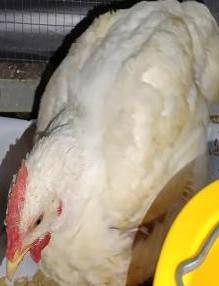
#> input picture data/working/dataset/test/not_stress/not_stress_0001.jpg, 219 x 286 px, found by its file name; its folder holds only this picture in this run
$ jupyter execute 04_inference.ipynb   (older library calls are emulated)
#> lines starting #> are read from the running program, lines starting #| are printed output that depends on the picture
# ChickenStress — 04. Image Quality Gate (Inference / Produksi)
### Bagian 4 dari 4 (`01_image_processing.ipynb` → `02_models.ipynb` → `03_evaluate.ipynb` → `04_inference.ipynb`)

Notebook ini **terpisah dari alur training** (01–03) karena memang beda konteks: 01–03 memproses **dataset statis** untuk melatih & mengevaluasi model, sedangkan notebook ini berisi komponen **BAGIAN B** dari `alur_deteksi_stres_ayam.md` — Image Quality Gate yang jalan **saat model sudah dipasang di kandang**, memfilter frame dari kamera secara real-time sebelum masuk ke model.

Tidak ada dependency ke notebook 01–03 di sini kecuali contoh path dataset test untuk demo (opsional, bisa diganti ke stream kamera sungguhan).

[cell 1]
import os
import cv2
import numpy as np
import pandas as pd
from collections import deque, Counter

# Ganti ke path dataset kerja kamu (hasil dari 01_image_processing.ipynb) kalau mau demo pakai contoh nyata,
# atau abaikan sepenuhnya kalau notebook ini langsung dihubungkan ke stream kamera produksi.
WORK_DIR = os.path.join(r"E:\Magang DSC\Code - Image Classification Workflow", "Data_working")
DEST = os.path.join(WORK_DIR, "dataset")

[cell 2]
import cv2

def quality_score(img_bgr, blur_threshold=100, dark_thresh=40, bright_thresh=215):
    """[A] Quality Scoring -- dijalankan cepat, TANPA deep learning, di edge device
    sebelum citra dikirim ke model klasifikasi. Metrik sama seperti validasi Step 1
    (blur score / brightness), tapi fungsinya di sini bukan untuk *membuang dari
    dataset*, melainkan untuk *memutuskan aksi berikutnya* terhadap frame yang lewat."""
    if img_bgr is None:
        return {"ok": False, "issues": ["gagal_dibaca_atau_blank"]}

    gray = cv2.cvtColor(img_bgr, cv2.COLOR_BGR2GRAY)
    laplacian_var = cv2.Laplacian(gray, cv2.CV_64F).var()
    brightness = float(gray.mean())
    is_blank = bool(gray.std() < 3)  # deteksi occlusion/blank frame sederhana

    issues = []
    if laplacian_var < blur_threshold:
        issues.append("blur")
    if brightness < dark_thresh:
        issues.append("terlalu_gelap")
    if brightness > bright_thresh:
        issues.append("terlalu_terang")
    if is_blank:
        issues.append("blank_or_occluded")

    return {
        "ok": len(issues) == 0,
        "laplacian_var": laplacian_var,
        "brightness": brightness,
        "is_blank": is_blank,
        "issues": issues,
    }

[cell 3]
def enhance_image(img_bgr):
    """[C] Perbaikan ringan (lightweight enhancement) untuk frame yang gagal quality
    check tapi masih berpotensi diselamatkan: CLAHE (kontras lokal, terutama untuk
    citra gelap), denoising ringan, sharpening ringan.
    PENTING: enhancement ini HANYA diterapkan di inference, TIDAK menggantikan
    augmentasi training di Step 4 -- augmentasi training tetap dipertahankan supaya
    model sejak awal terbiasa dengan variasi kualitas, tidak bergantung pada
    perbaikan di sisi inference."""
    lab = cv2.cvtColor(img_bgr, cv2.COLOR_BGR2LAB)
    l, a, b = cv2.split(lab)
    clahe = cv2.createCLAHE(clipLimit=2.0, tileGridSize=(8, 8))
    l = clahe.apply(l)
    enhanced = cv2.cvtColor(cv2.merge((l, a, b)), cv2.COLOR_LAB2BGR)

    enhanced = cv2.fastNlMeansDenoisingColored(
        enhanced, None, h=5, hColor=5, templateWindowSize=7, searchWindowSize=21
    )

    sharpen_kernel = np.array([[0, -1, 0], [-1, 5, -1], [0, -1, 0]])
    enhanced = cv2.filter2D(enhanced, -1, sharpen_kernel)

    return enhanced

[cell 4]
quality_skip_log = []  # [D]: log frame yang di-skip -- umpan balik ke WP A (monitoring kesehatan perangkat IoT)

def image_quality_gate(image_path, camera_id="unknown", kandang_id="unknown", blur_threshold=100):
    """Orkestrasi [A] -> [B]/[C] -> [D] untuk satu frame.
    Return: (frame_siap_pakai: np.ndarray | None, status: 'ok' | 'enhanced' | 'skipped')"""
    img_bgr = cv2.imread(image_path)
    score = quality_score(img_bgr, blur_threshold=blur_threshold)

    if score["ok"]:
        return img_bgr, "ok"  # [B] lanjut ke model

    enhanced = enhance_image(img_bgr)
    score_after = quality_score(enhanced, blur_threshold=blur_threshold)
    if score_after["ok"]:
        return enhanced, "enhanced"  # [C] berhasil diperbaiki -> [B] lanjut ke model

    # [D] masih buruk setelah diperbaiki -> skip, catat untuk monitoring
    quality_skip_log.append({
        "image_path": image_path,
        "camera_id": camera_id,
        "kandang_id": kandang_id,
        "issues_before": score["issues"],
        "issues_after": score_after["issues"],
    })
    return None, "skipped"

[cell 5]
# Demo Image Quality Gate pada beberapa citra contoh dari dataset/test
demo_dir = os.path.join(DEST, "test")
demo_files = []
for cls in sorted(os.listdir(demo_dir)):
    cls_folder = os.path.join(demo_dir, cls)
    demo_files += [os.path.join(cls_folder, f) for f in os.listdir(cls_folder)[:5]]
#> pass 2 of the loop `for cls in sorted(os.listdir(demo_dir)):`:

gate_results = []
for path in demo_files:
    _, status = image_quality_gate(path, camera_id="cam01", kandang_id="kandang01")
#> in image_quality_gate, img_bgr is the input picture: shape (286, 219, 3); mean B, G, R 123.5, 150.9, 164.2
#> in quality_score, `gray = cv2.cvtColor(img_bgr, cv2.COLOR_BGR2GRAY)`:
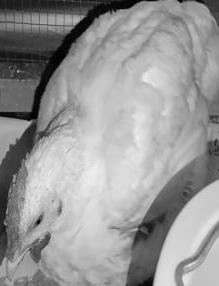
#> gray: shape (286, 219); min 0, max 240, mean 151.8
#> in quality_score, `laplacian_var = cv2.Laplacian(gray, cv2.CV_64F).var()`: laplacian_var = 294.3
#> in quality_score, `brightness = float(gray.mean())`: brightness = 151.8
#> in quality_score, `is_blank = bool(gray.std() < 3)`: is_blank = False
#> in image_quality_gate, `score = quality_score(img_bgr, blur_threshold=blur_threshold)`: score = {'ok': True, 'laplacian_var': 294.3, 'brightness': 151.8, 'is_blank': False, 'issues': []}
#> status = 'ok'
    gate_results.append({"file": os.path.basename(path), "status": status})
#> pass 2 of the loop `for path in demo_files:`:
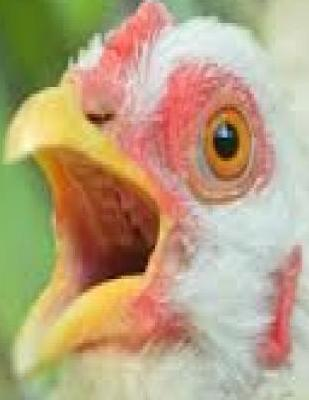
#> input picture data/working/dataset/test/stress/stress_0001.jpg, 309 x 400 px, found by its file name
#> in image_quality_gate, img_bgr is the input picture: shape (400, 309, 3); mean B, G, R 128, 162.6, 183.5
#> in quality_score (call 2), `gray = cv2.cvtColor(img_bgr, cv2.COLOR_BGR2GRAY)`:
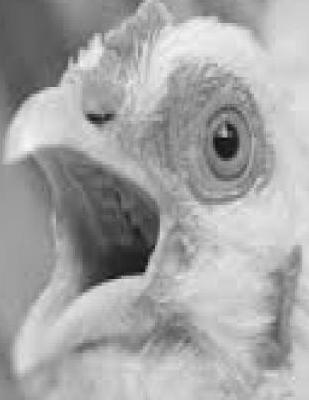
#> gray: shape (400, 309); min 10, max 249, mean 164.9
#> laplacian_var = 98.84
#> brightness = 164.9
#> score = {'ok': False, 'laplacian_var': 98.84, 'brightness': 164.9, 'is_blank': False, 'issues': ['blur']}
#> lab: shape (400, 309, 3); mean of channels 0, 1, 2 173.9, 131.6, 149.8
#> in quality_score (call 3), `gray = cv2.cvtColor(img_bgr, cv2.COLOR_BGR2GRAY)`:
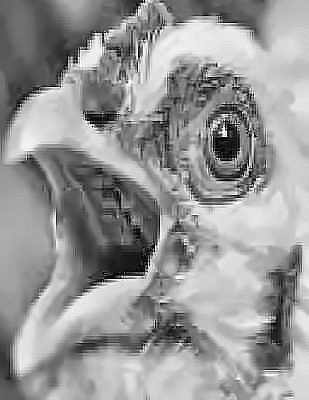
#> gray: shape (400, 309); min 0, max 255, mean 151.1
#> laplacian_var = 2829.3
#> brightness = 151.1
#> score_after = {'ok': True, 'laplacian_var': 2829.3, 'brightness': 151.1, 'is_blank': False, 'issues': []}
#> status = 'enhanced'

gate_results_df = pd.DataFrame(gate_results)
#> gate_results_df = table of 2 rows and 2 columns
print("Ringkasan status Quality Gate:")
display(gate_results_df["status"].value_counts())
display(gate_results_df.head(10))

skip_log_df = pd.DataFrame(quality_skip_log)
print(f"\nFrame di-skip: {len(skip_log_df)} dari {len(demo_files)} contoh")
if len(skip_log_df) > 0:
    display(skip_log_df)

## Confidence Gate & Voting Temporal ([F])

Setelah frame lolos quality gate dan diinferensi oleh model ([E], lihat `03_evaluate.ipynb`), prediksi dengan confidence rendah **tidak langsung memicu alarm** -- sistem menunggu beberapa frame berikutnya dan memakai voting/agregasi temporal (mayoritas dari beberapa frame berturut-turut) sebelum status "berisiko" dikonfirmasi ke dashboard/WhatsApp. Ambang confidence idealnya dikalibrasi dari ECE/Brier score (lihat evaluasi kalibrasi di `03_evaluate.ipynb`).

[cell 6]
from collections import deque, Counter

def make_temporal_voter(window_size=5, confidence_threshold=0.6, min_votes_for_alert=3):
    """[F] Confidence Gate & Voting Temporal.
    - confidence < confidence_threshold -> diabaikan, tunggu frame berikutnya (tidak masuk window).
    - Setelah window penuh, alarm dipicu hanya jika mayoritas window = 'stress'
      (>= min_votes_for_alert dari window_size), mengurangi false alarm akibat satu frame buruk."""
    window = deque(maxlen=window_size)

    def update(label, confidence):
        if confidence < confidence_threshold:
            return {"trigger_alert": False, "reason": "confidence_rendah_tunggu_frame_berikutnya"}

        window.append(label)
        if len(window) < window.maxlen:
            return {"trigger_alert": False, "reason": "menunggu_window_temporal_penuh"}

        vote_label, vote_count = Counter(window).most_common(1)[0]
        if vote_label == "stress" and vote_count >= min_votes_for_alert:
            return {"trigger_alert": True, "reason": f"mayoritas {vote_count}/{window.maxlen} frame = stress", "label": vote_label}
        return {"trigger_alert": False, "reason": f"mayoritas belum stress ({vote_count}/{window.maxlen})", "label": vote_label}

    return update

# Contoh pemakaian (label & confidence disimulasikan, bukan hasil inferensi sungguhan)
voter = make_temporal_voter()
for label, conf in [("stress", 0.55), ("stress", 0.72), ("not_stress", 0.8), ("stress", 0.9), ("stress", 0.85), ("stress", 0.95)]:
    print((label, conf), "->", voter(label, conf))

print("\nData hasil skip/low-confidence bisa dikurasi lebih lanjut sebagai bahan fine-tuning di Tahun 2 (WP D 3.5.5),")
print("karena mencerminkan kondisi nyata lapangan yang mungkin belum terwakili di data pelatihan awal.")
